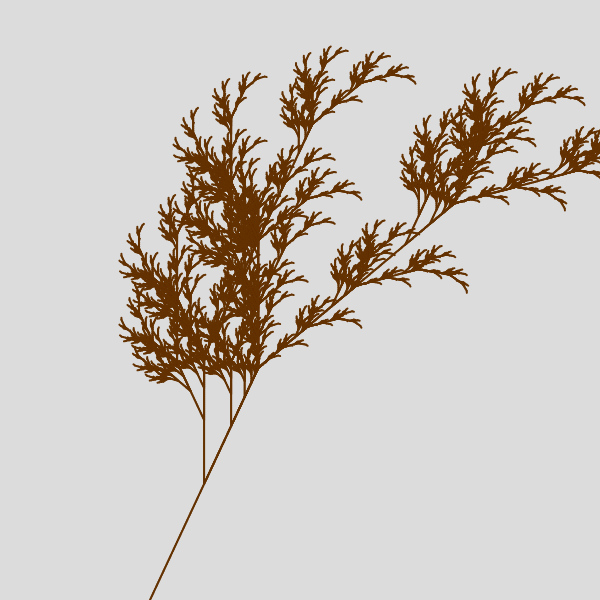
Frame 1 (no input)
Frame 60 (no input): identical to frame 1, image omitted
Frame 120 (the mouse pressed at the canvas centre since frame 60): identical to frame 1, image omitted

The p5.js sketch that drew this single still picture (run headless with seeded random() and noise() and a simulated clock; from frame 60 on, the mouse is pressed at the canvas centre):

// p5.js sketch
// ── sketch.js
const rules = { X: "F+[[X]-X]-F[-FX]+X", F: "FF" };
const startingSentence = "X";
let sentence;

const numGenerations = 7;

const lineLength = 2;
const angle = Math.PI / 7.2;

let drawRules;

function expandedSentenceForNumGenerations(numGenerations) {
  let sentenceToExpand = startingSentence;
  for (let i = 0; i < numGenerations; i++) {
    sentenceToExpand = expandSentence(sentenceToExpand);
  }
  return sentenceToExpand;
}

function expandSentence(currentSentence) {
  let expandedSentence = "";
  for (let i = 0; i < currentSentence.length; i++) {
    if (rules[currentSentence[i]]) {
      expandedSentence += rules[currentSentence[i]];
    } else {
      expandedSentence += currentSentence[i];
    }
  }
  return expandedSentence;
}

function parseSentence(sentence) {
  for (let i = 0; i < sentence.length; i++) {
    if (drawRules[sentence[i]]) {
      drawRules[sentence[i]]();
    }
  }
}

function drawForward() {
  stroke(100, 50, 0);
  strokeWeight(2);
  line(0, 0, 0, -lineLength);
  translate(0, -lineLength);
}

function drawLeft() {
  rotate(-angle);
}

function drawRight() {
  rotate(angle);
}

function popStack() {
  pop();
}

function pushStack() {
  push();
}

function instantiateDrawRules() {
  drawRules = {
    F: drawForward,
    "+": drawLeft,
    "-": drawRight,
    "[": pushStack,
    "]": popStack,
  };
}

function setup() {
  createCanvas(600, 600);
  instantiateDrawRules();
  sentence = expandedSentenceForNumGenerations(numGenerations);
  console.log(sentence);
}

function drawPlant() {
  translate(width / 4, height);
  drawRules["-"]();
  parseSentence(sentence);
}

function draw() {
  background(220);
  drawPlant();
}
